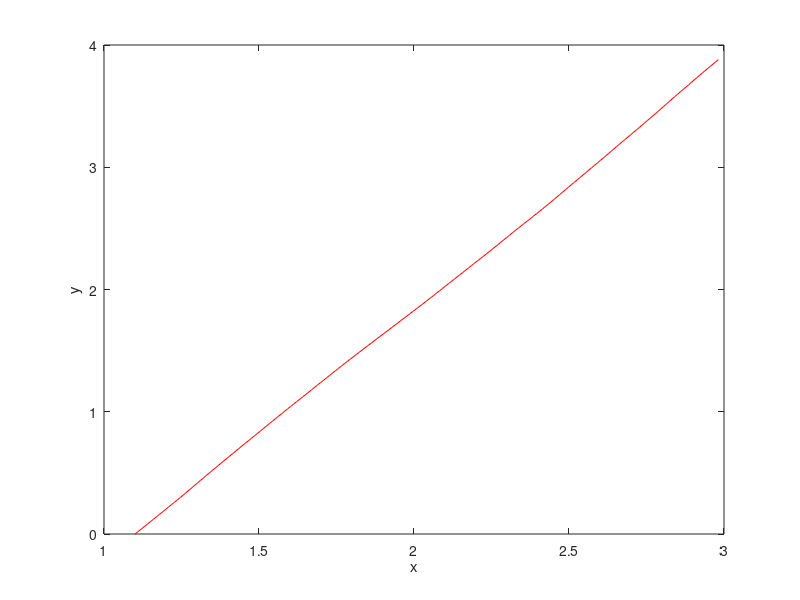
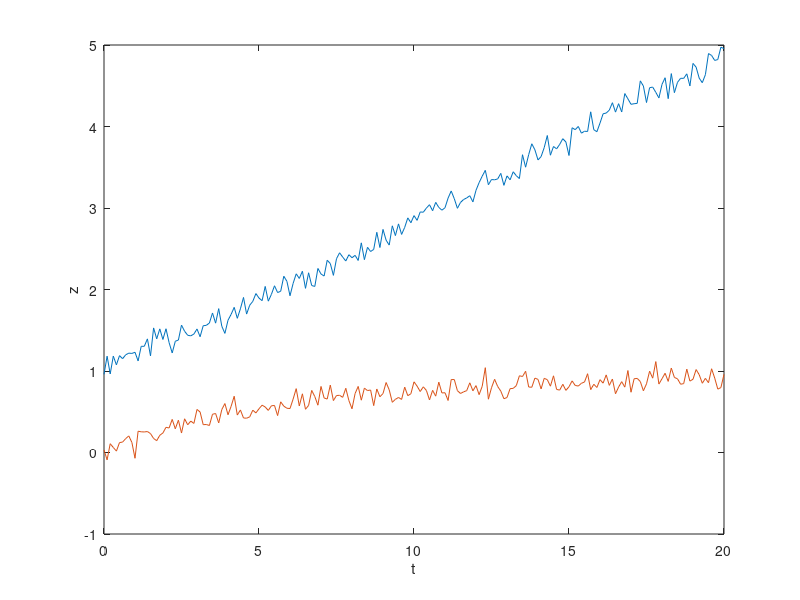

Here is the MATLAB script that generated these plots, in order: (Note: this script raises an error after producing the figures.)
clear all;
close all;

N=201;
t=linspace(0,20,N);
h=t(2)-t(1);
sigma_x=1e-3;
sigma_y=1e-3;
sigma_r=1e-1;
sigma_t=5*pi/180;

Q=diag([0 sigma_x^2 0 sigma_y^2]);
R=diag([sigma_r^2 sigma_t^2]);

X0=[1 0.1 0.1 0.2]';
P0=diag([0.1^2 0.1^2 0.1^2 0.1^2]);

w_x=normrnd(0,sigma_x,1,N);
w_y=normrnd(0,sigma_y,1,N);
w=[zeros(1,N); w_x; zeros(1,N); w_y];
v_r=normrnd(0,sigma_r,1,N);
v_t=normrnd(0,sigma_t,1,N);
v=[v_r;v_t];

X_true=zeros(4,N);
X_true(:,1)=X0+[0.1 0 -0.1 0]';

Ak=[1 h 0 0;
    0 1 0 0;
    0 0 1 h;
    0 0 0 1];

% True Trajectory
for k=1:N-1
    X_true(:,k+1)=Ak*X_true(:,k)+w(:,k);
end

for k=1:N
    x=X_true(1,k);
    y=X_true(3,k);
    r=sqrt(x^2+y^2);
    theta=atan2(y,x);
    z(:,k)=[r;theta]+v(:,k);
end

figure(1);
plot(X_true(1,:),X_true(3,:),'r');
xlabel('x');
ylabel('y');

figure(2);
plot(t,z);
xlabel('t');
ylabel('z');



% UKF
kappa=50;
alpha=0.25;
beta=2;
n=4;

X_bar=zeros(4,N);
P=zeros(4,4,N);
X_bar(:,1)=X0;
P(:,:,1)=P0;

for k=1:N-1
    % prediction  
    % 1: choose sigma points
    [X_k_sigma W_m W_v]=UT_sigma(X_bar(:,k),P(:,:,k),kappa,alpha,beta);

    % 2: propagate each sigma point
    X_kp_sigma=zeros(n,2*n+1);
    for i=1:2*n+1;
        X_kp_sigma(:,i)=Ak*X_k_sigma(:,i);
        % use ode45 for nonlinear dynamics
    end
    % 3: recover mean and variance
    [X_bar_kp P_kp]=UT_recover(X_kp_sigma,W_m,W_v);
    % 4: add process noise
    P_kp=P_kp+Q;
    
    
    % correction
    % 1: choose sigma points
    [X_sigma W_m W_v]=UT_sigma(X_bar_kp, P_kp,kappa,alpha,beta);
    % 2: generate measurement for each sigma point
    Z_sigma=zeros(2,2*n+1);
    for i=1:2*n+1
        x=X_sigma(1,i);
        y=X_sigma(3,i);
        r=sqrt(x^2+y^2);
        theta=atan2(y,x);        
        Z_sigma(:,i)=[r;theta];
    end
    % 3: recover mean and variance
    [Z_bar P_z]=UT_recover(Z_sigma,W_m,W_v);
    P_z=P_z+R;
    
    P_xz=zeros(n,2);
    for i=1:2*n+1
        P_xz=P_xz+W_v(i)*(X_sigma(:,i)-X_bar_kp)*(Z_sigma(:,i)-Z_bar)';
    end
    
    % 4: correction
    K=P_xz*inv(P_z);
    X_bar_kp=X_bar_kp+K*(z(:,k+1)-Z_bar);
    P_kp=P_kp-K*P_z*K';
    
    P(:,:,k+1)=P_kp;
    X_bar(:,k+1)=X_bar_kp;
end


figure(1);hold on;
plot(X_bar(1,:),X_bar(3,:),'b');

figure(3);
plot(t,X_true,'r:',t,X_bar,'b');
xlabel('t');ylabel('X');

for k=1:N
    sigma_x(k)=sqrt(P(1,1,k));
    sigma_y(k)=sqrt(P(3,3,k));
end

figure(4);
plot(t,X_bar(1,:)-X_true(1,:),'b',t,3*sigma_x,'k',t,-3*sigma_x,'k');
xlabel('t');ylabel('e_x');
figure(5);
plot(t,X_bar(3,:)-X_true(3,:),'b',t,3*sigma_x,'k',t,-3*sigma_x,'k');
xlabel('t');ylabel('e_y');


figure;
for k=1:10:N
    plot(X_true(1,k),X_true(3,k),'r.');hold on;
    plot(X_bar(1,k),X_bar(3,k),'b*');
    plot_gaussian_ellipsoid(X_bar([1,3],k),P([1 3],[1 3],k),3);
end
xlabel('x');ylabel('y');

axis equal;

% %% Comparision with EKF
% 
% X_bar=zeros(4,N);
% P=zeros(4,4,N);
% X_bar(:,1)=X0;
% P(:,:,1)=P0;
% 
% for k=1:N-1
%     % prediction
%     X_bar_kp=Ak*X_bar(:,k);
%     P_kp=Ak*P(:,:,k)*Ak'+Q;
% 
%     % correction
%     x=X_bar_kp(1);
%     y=X_bar_kp(3);
%     r=sqrt(x^2+y^2);
%     theta=atan2(y,x);
%     z_bar=[r;theta];
%     H=[x/r 0 y/r 0;
%         -y/r^2 0 x/r^2 0];
%     K=P_kp*H'*inv(H*P_kp*H'+R);
%     X_bar_kp=X_bar_kp+K*(z(:,k+1)-z_bar);
%     P_kp=(eye(4)-K*H)*P_kp;
% 
%     
%     X_bar(:,k+1)=X_bar_kp;
%     P(:,:,k+1)=P_kp;
% end
% 
% for k=1:N
%     sigma_x(k)=sqrt(P(1,1,k));
%     sigma_y(k)=sqrt(P(3,3,k));
% end
% 
% figure(4);hold on;
% plot(t,X_bar(1,:)-X_true(1,:),'r--',t,3*sigma_x,'c--',t,-3*sigma_x,'c--');
% figure(5);hold on;
% plot(t,X_bar(3,:)-X_true(3,:),'r--',t,3*sigma_x,'c--',t,-3*sigma_x,'c--');
% 
